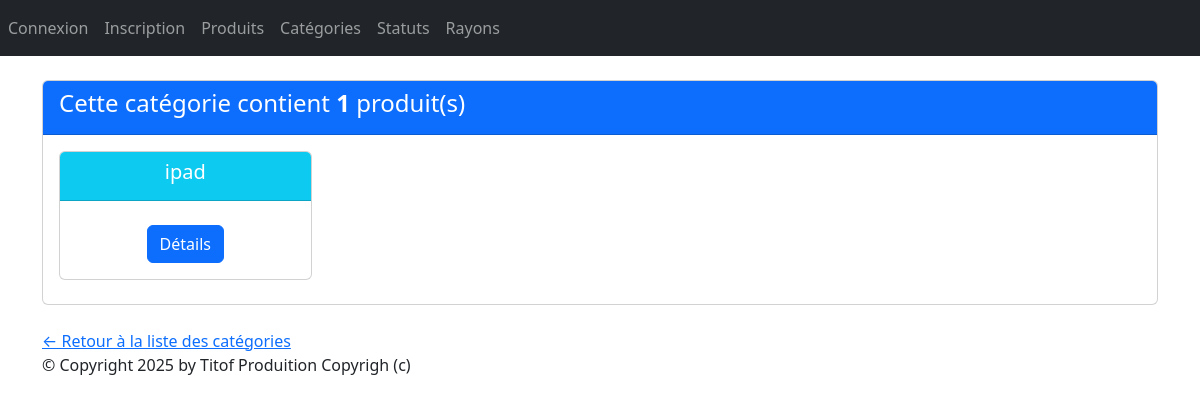
The app's page /monApp/categorie/1/, older data.
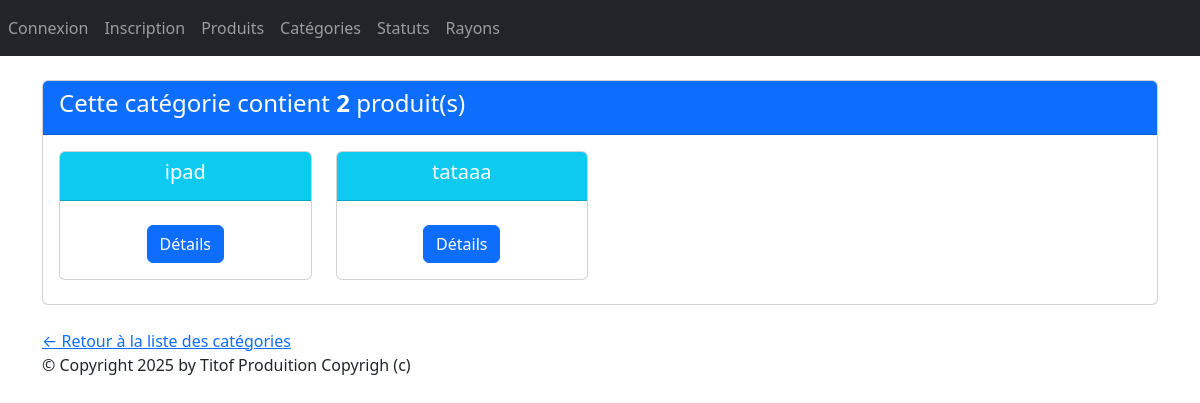
The same page, newer data.
### monApp/models.py (models this page shows, shortened)
class Categorie(models.Model):
    idCat = models.AutoField(primary_key=True)
    nomCat = models.CharField(max_length=100)

class Produit(models.Model):
    refProd = models.AutoField(primary_key=True)
    intituleProd = models.CharField(max_length=200)
    prixUnitaireProd = models.DecimalField(max_digits=10, decimal_places=2)
    dateFabrication = models.DateField(auto_now=True)
    categorie = models.ForeignKey(Categorie, on_delete=models.CASCADE, related_name="produits",null=True, blank=True)
    statut = models.ForeignKey(Statut, on_delete=models.SET_NULL, related_name="produits",null=True, blank=True)

### monApp/views.py (the view)
# urls.py: path("categorie/<pk>/", views.CategorieDetailView.as_view(), name="dtl_cat"),
class CategorieDetailView(DetailView):
    model = Categorie
    template_name = "monApp/detail_categorie.html"
    context_object_name = "ctgr"
    def get_queryset(self):
        return Categorie.objects.annotate(nb_produits=Count('produits'))
    def get_context_data(self, **kwargs):
        context = super().get_context_data(**kwargs)
        context['titremenu'] = "Détail de la catégorie"
        context['prdts'] = self.object.produits.all()
        return context

### monApp/templates/monApp/detail_categorie.html
{% extends "monApp/base.html" %}
{% block contenu %}
<div class="card mb-4">
  <div class="card-header bg-primary text-white">
    <h4>Cette catégorie contient <strong>{{ ctgr.nb_produits }}</strong> produit(s)</h4>
  </div>
  <div class="card-body">
    <div class="row">
      {% if prdts %}
        {% for prdt in prdts %}
          <div class="col-sm-3">
            <div class="card mb-2 text-center">
              <div class="card-header bg-info text-white">
                <h5 class="card-title">{{ prdt.intituleProd }}</h5>
              </div>
              <div class="card-body">
                <a href="{% url 'dtl_prdt' prdt.refProd %}" class="btn btn-primary mt-2">Détails</a>
              </div>
            </div>
          </div>
        {% endfor %}
      {% else %}
        <p class="text-muted">Aucun produit trouvé pour cette catégorie.</p>
      {% endif %}
    </div>
  </div>
</div>
<a href="{% url 'lst_cats' %}">← Retour à la liste des catégories</a>
{% endblock %}

Row changes from the older to the newer data that the page shows:
computed for Categorie: nb_produits "1" → "2"
added Produit: intituleProd "tataaa"
